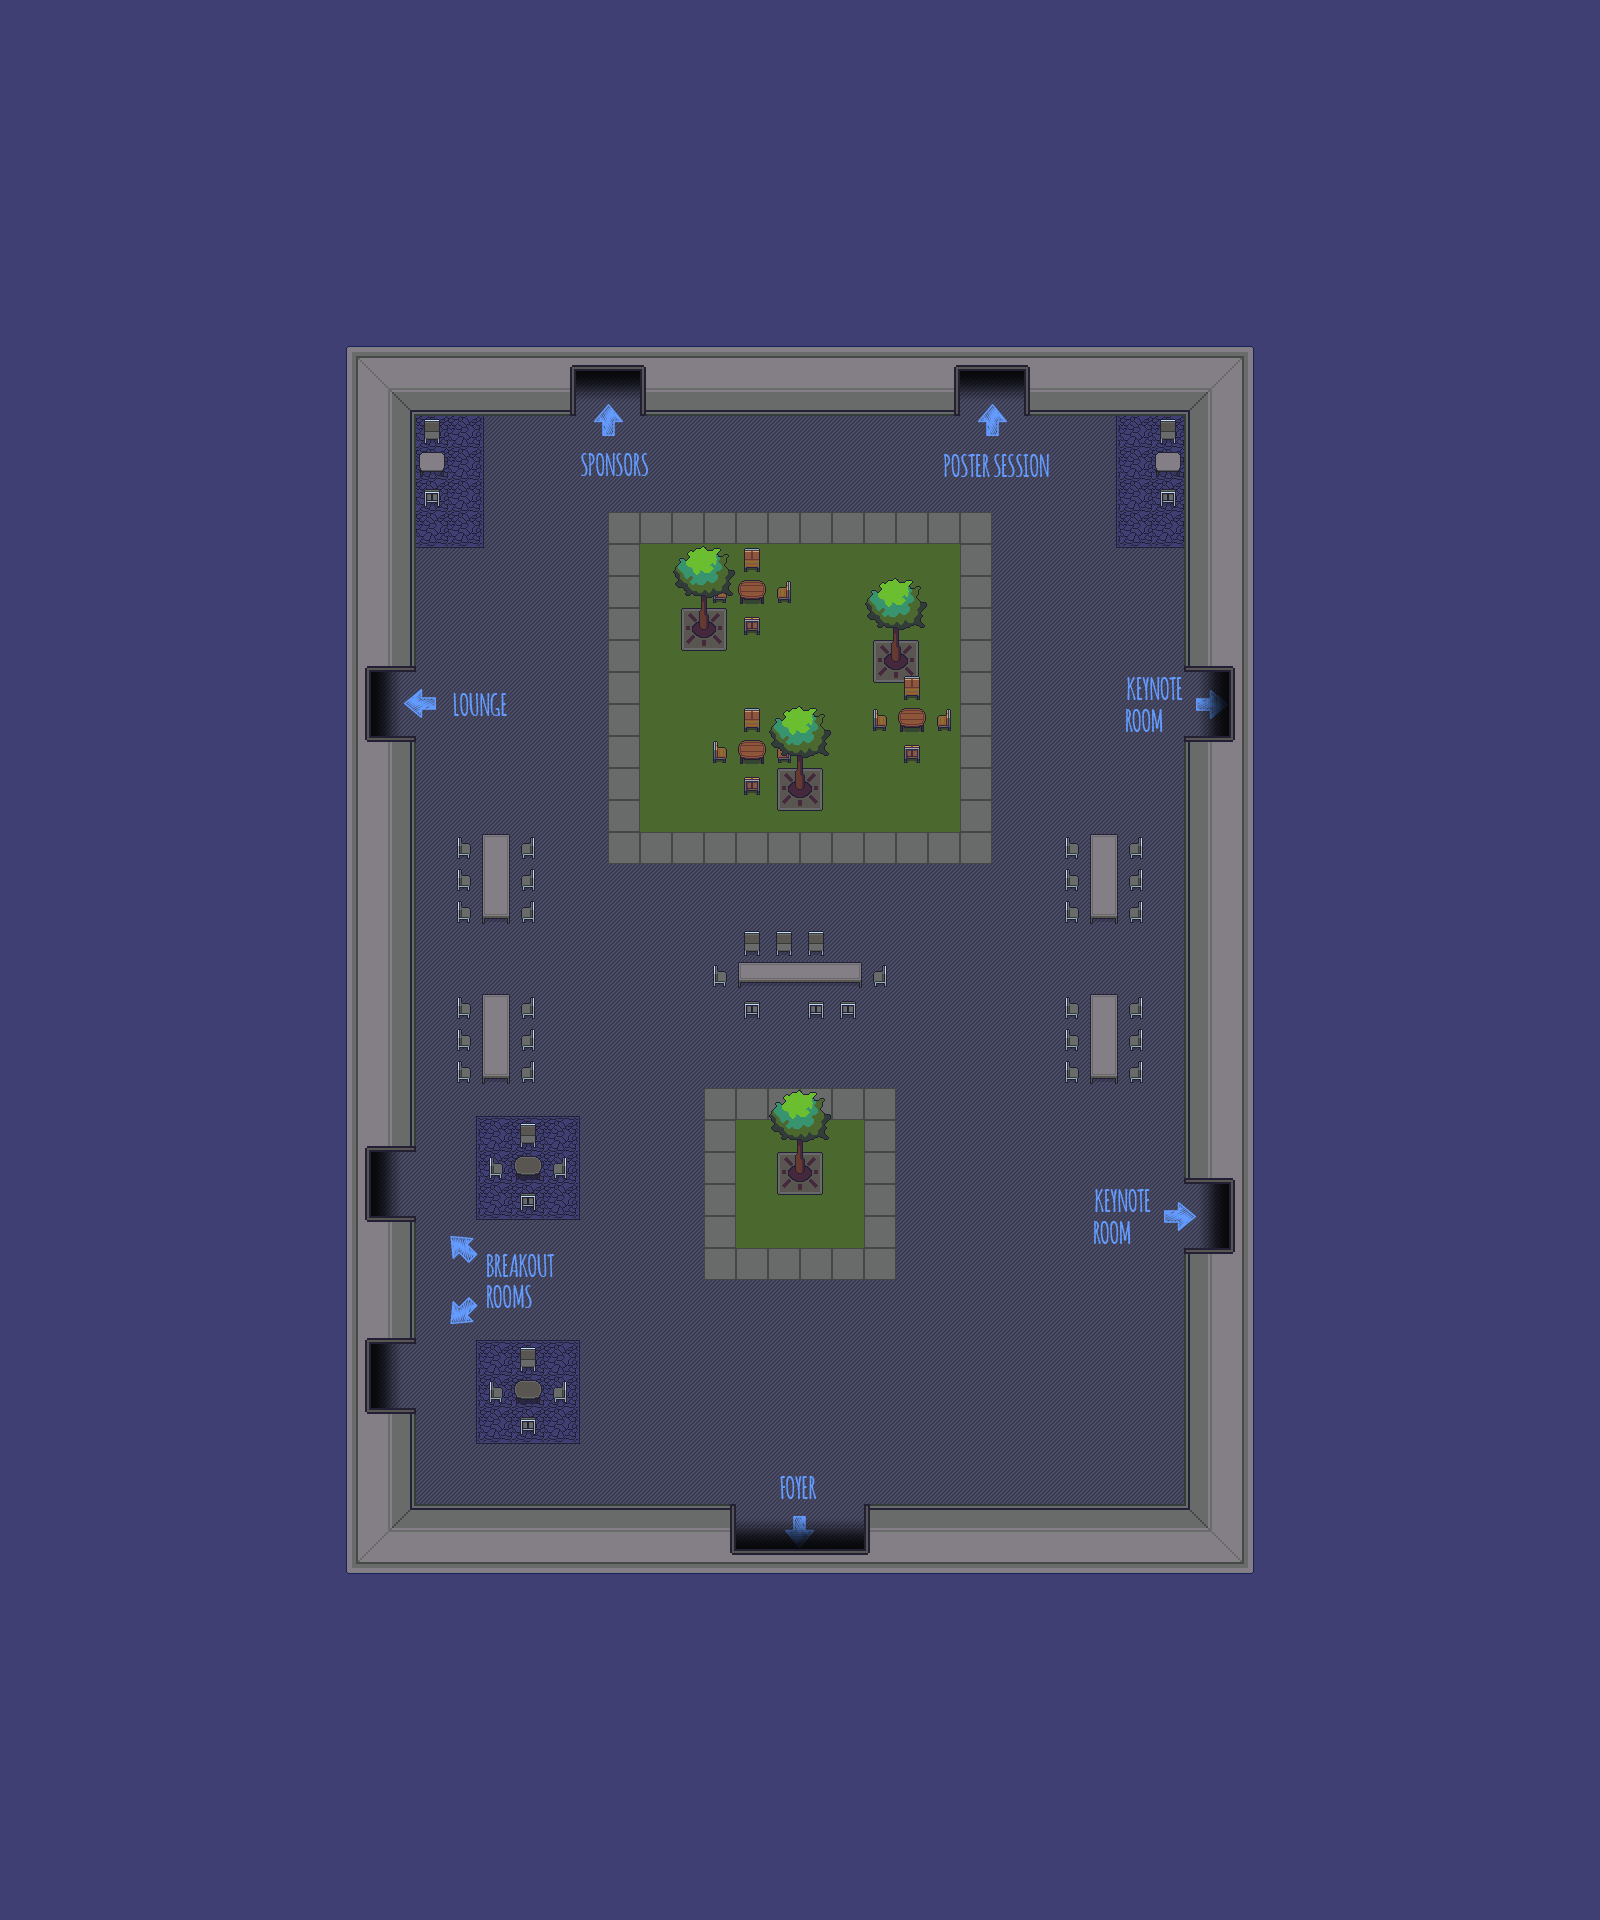

Rendered tile map (Tiled .tmx) drawn with the repository's tilesets; below, a short description and the map source with its tile grids summarised:
An orthogonal 50x60 tile map with 32x32 px tiles, 11 tile layers (Background, Ground, Ground 2, Chalk, ...), 5 tilesets.

<map version="1.4" tiledversion="1.4.2" orientation="orthogonal" renderorder="right-down" width="50" height="60" tilewidth="32" tileheight="32" infinite="0" nextlayerid="18" nextobjectid="1">
 <tileset firstgid="1" source="../../tilesets/Gather Games 0.x.tsx" />
 <tileset firstgid="929" source="../../tilesets/Gather Conference 0.x.tsx" />
 <tileset firstgid="1953" source="../../tilesets/Gather University 0.x.tsx" />
 <tileset firstgid="2417" source="../../tilesets/Gather Docks 0.x.tsx" />
 <tileset firstgid="3697" source="Chalk.tsx" />
 <group id="15" name="Background">
  <layer id="2" name="Background" width="50" height="60">
   <data>[3000 cells, 3000 non-empty, 1 distinct tile ids]</data>
  </layer>
  <layer id="3" name="Ground" width="50" height="60" offsetx="0" offsety="4">
   <data>[3000 cells, 1064 non-empty, 1 distinct tile ids]</data>
  </layer>
  <layer id="8" name="Ground 2" width="50" height="60">
   <data>[3000 cells, 248 non-empty, 13 distinct tile ids]</data>
  </layer>
  <layer id="16" name="Chalk" width="50" height="60">
   <data>[3000 cells, 55 non-empty, 29 distinct tile ids]</data>
  </layer>
  <layer id="13" name="Sub Foliage" width="50" height="60">
   <data>[3000 cells, 16 non-empty, 4 distinct tile ids]</data>
  </layer>
  <layer id="12" name="Folliage" width="50" height="60">
   <data>[3000 cells, 24 non-empty, 6 distinct tile ids]</data>
  </layer>
  <layer id="9" name="L1" width="50" height="60">
   <data>[3000 cells, 79 non-empty, 15 distinct tile ids]</data>
  </layer>
  <layer id="11" name="L2" width="50" height="60">
   <data>[3000 cells, 0 non-empty, 0 distinct tile ids]</data>
  </layer>
  <layer id="14" name="Shadow" width="50" height="60">
   <data>[3000 cells, 56 non-empty, 2 distinct tile ids]</data>
  </layer>
  <layer id="7" name="Walls" width="50" height="60">
   <data>[3000 cells, 384 non-empty, 23 distinct tile ids]</data>
  </layer>
 </group>
 <layer id="10" name="Foreground" width="50" height="60">
  <data>[3000 cells, 16 non-empty, 4 distinct tile ids]</data>
 </layer>
</map>
